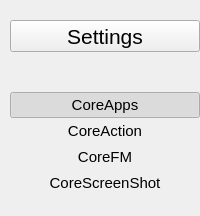
    <widget class="QWidget" name="shortcut" native="true">
     <property name="sizePolicy">
      <sizepolicy hsizetype="Expanding" vsizetype="Expanding">
       <horstretch>0</horstretch>
       <verstretch>0</verstretch>
      </sizepolicy>
     </property>
     <property name="minimumSize">
      <size>
       <width>200</width>
       <height>0</height>
      </size>
     </property>
     <property name="maximumSize">
      <size>
       <width>230</width>
       <height>16777215</height>
      </size>
     </property>
     <property name="accessibleName">
      <string>shortcut</string>
     </property>
     <layout class="QVBoxLayout" name="verticalLayout_3">
      <property name="spacing">
       <number>0</number>
      </property>
      <property name="leftMargin">
       <number>10</number>
      </property>
      <property name="topMargin">
       <number>20</number>
      </property>
      <property name="rightMargin">
       <number>0</number>
      </property>
      <property name="bottomMargin">
       <number>10</number>
      </property>
      <item>
       <widget class="QToolButton" name="appTitle">
        <property name="sizePolicy">
         <sizepolicy hsizetype="Preferred" vsizetype="Fixed">
          <horstretch>0</horstretch>
          <verstretch>0</verstretch>
         </sizepolicy>
        </property>
        <property name="font">
         <font>
          <pointsize>16</pointsize>
         </font>
        </property>
        <property name="focusPolicy">
         <enum>Qt::NoFocus</enum>
        </property>
        <property name="layoutDirection">
         <enum>Qt::LeftToRight</enum>
        </property>
        <property name="text">
         <string notr="true">Settings</string>
        </property>
        <property name="icon">
         <iconset resource="icons.qrc">
          <normaloff>:/icons/Settings.svg</normaloff>:/icons/Settings.svg</iconset>
        </property>
        <property name="iconSize">
         <size>
          <width>24</width>
          <height>24</height>
         </size>
        </property>
        <property name="toolButtonStyle">
         <enum>Qt::ToolButtonTextBesideIcon</enum>
        </property>
       </widget>
      </item>
      <item>
       <spacer name="verticalSpacer_2">
        <property name="orientation">
         <enum>Qt::Vertical</enum>
        </property>
        <property name="sizeType">
         <enum>QSizePolicy::Fixed</enum>
        </property>
        <property name="sizeHint" stdset="0">
         <size>
          <width>20</width>
          <height>40</height>
         </size>
        </property>
       </spacer>
      </item>
      <item>
       <widget class="QPushButton" name="coreapps">
        <property name="sizePolicy">
         <sizepolicy hsizetype="Expanding" vsizetype="Fixed">
          <horstretch>0</horstretch>
          <verstretch>0</verstretch>
         </sizepolicy>
        </property>
        <property name="font">
         <font>
          <pointsize>11</pointsize>
         </font>
        </property>
        <property name="focusPolicy">
         <enum>Qt::NoFocus</enum>
        </property>
        <property name="styleSheet">
         <string notr="true"/>
        </property>
        <property name="text">
         <string>CoreApps</string>
        </property>
        <property name="iconSize">
         <size>
          <width>22</width>
          <height>22</height>
         </size>
        </property>
        <property name="checkable">
         <bool>true</bool>
        </property>
        <property name="checked">
         <bool>true</bool>
        </property>
        <property name="flat">
         <bool>true</bool>
        </property>
       </widget>
      </item>
      <item>
       <widget class="QPushButton" name="coreaction">
        <property name="sizePolicy">
         <sizepolicy hsizetype="Expanding" vsizetype="Fixed">
          <horstretch>0</horstretch>
          <verstretch>0</verstretch>
         </sizepolicy>
        </property>
        <property name="font">
         <font>
          <pointsize>11</pointsize>
         </font>
        </property>
        <property name="focusPolicy">
         <enum>Qt::NoFocus</enum>
        </property>
        <property name="text">
         <string>CoreAction</string>
        </property>
        <property name="iconSize">
         <size>
          <width>22</width>
          <height>22</height>
         </size>
        </property>
        <property name="checkable">
         <bool>true</bool>
        </property>
        <property name="checked">
         <bool>false</bool>
        </property>
        <property name="flat">
         <bool>true</bool>
        </property>
       </widget>
      </item>
      <item>
       <widget class="QPushButton" name="corefm">
        <property name="font">
         <font>
          <pointsize>11</pointsize>
         </font>
        </property>
        <property name="focusPolicy">
         <enum>Qt::NoFocus</enum>
        </property>
        <property name="text">
         <string>CoreFM</string>
        </property>
        <property name="iconSize">
         <size>
          <width>22</width>
          <height>22</height>
         </size>
        </property>
        <property name="checkable">
         <bool>true</bool>
        </property>
        <property name="flat">
         <bool>true</bool>
        </property>
       </widget>
      </item>
      <item>
       <widget class="QPushButton" name="corescrshot">
        <property name="font">
         <font>
          <pointsize>11</pointsize>
         </font>
        </property>
        <property name="focusPolicy">
         <enum>Qt::NoFocus</enum>
        </property>
        <property name="text">
         <string>CoreScreenShot</string>
        </property>
        <property name="iconSize">
         <size>
          <width>22</width>
          <height>22</height>
         </size>
        </property>
        <property name="checkable">
         <bool>true</bool>
        </property>
        <property name="flat">
         <bool>true</bool>
        </property>
       </widget>
      </item>
      <item>
       <spacer name="verticalSpacer_3">
        <property name="orientation">
         <enum>Qt::Vertical</enum>
        </property>
        <property name="sizeHint" stdset="0">
         <size>
          <width>20</width>
          <height>10</height>
         </size>
        </property>
       </spacer>
      </item>
     </layout>
    </widget>
